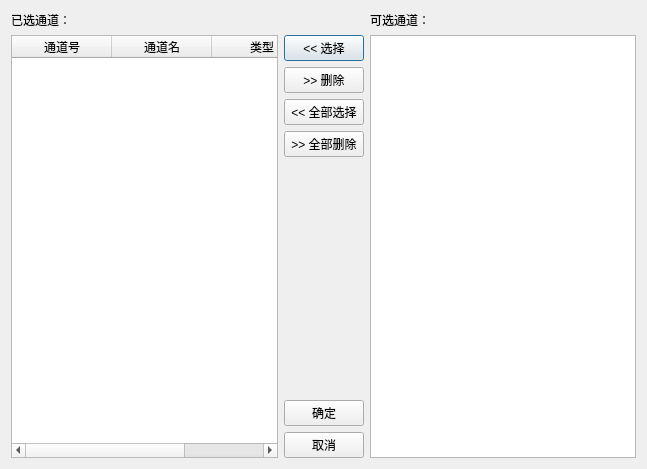
<?xml version="1.0" encoding="UTF-8"?>
<ui version="4.0">
 <class>sdlpct_select_channel_dlg</class>
 <widget class="QDialog" name="sdlpct_select_channel_dlg">
  <property name="geometry">
   <rect>
    <x>0</x>
    <y>0</y>
    <width>647</width>
    <height>469</height>
   </rect>
  </property>
  <property name="windowTitle">
   <string>test</string>
  </property>
  <layout class="QGridLayout" name="gridLayout">
   <item row="0" column="0">
    <widget class="QLabel" name="label_selected">
     <property name="text">
      <string>已选通道：</string>
     </property>
    </widget>
   </item>
   <item row="0" column="2">
    <widget class="QLabel" name="label_unselected">
     <property name="text">
      <string>可选通道：</string>
     </property>
    </widget>
   </item>
   <item row="1" column="1">
    <layout class="QVBoxLayout" name="verticalLayout">
     <item>
      <widget class="QPushButton" name="btn_selected">
       <property name="text">
        <string>&lt;&lt; 选择</string>
       </property>
      </widget>
     </item>
     <item>
      <widget class="QPushButton" name="btn_unselected">
       <property name="text">
        <string>&gt;&gt; 删除</string>
       </property>
      </widget>
     </item>
     <item>
      <widget class="QPushButton" name="btn_selected_all">
       <property name="text">
        <string>&lt;&lt; 全部选择</string>
       </property>
      </widget>
     </item>
     <item>
      <widget class="QPushButton" name="btn_unselected_all">
       <property name="text">
        <string>&gt;&gt; 全部删除</string>
       </property>
      </widget>
     </item>
    </layout>
   </item>
   <item row="1" column="2" rowspan="4">
    <widget class="QListWidget" name="listWidget_unselected"/>
   </item>
   <item row="2" column="1">
    <spacer name="verticalSpacer">
     <property name="orientation">
      <enum>Qt::Vertical</enum>
     </property>
     <property name="sizeHint" stdset="0">
      <size>
       <width>20</width>
       <height>210</height>
      </size>
     </property>
    </spacer>
   </item>
   <item row="3" column="1">
    <widget class="QPushButton" name="btn_ok">
     <property name="text">
      <string>确定</string>
     </property>
    </widget>
   </item>
   <item row="4" column="1">
    <widget class="QPushButton" name="btn_cancel">
     <property name="text">
      <string>取消</string>
     </property>
    </widget>
   </item>
   <item row="1" column="0" rowspan="4">
    <widget class="QTableWidget" name="tableWidget_selected">
     <column>
      <property name="text">
       <string>通道号</string>
      </property>
     </column>
     <column>
      <property name="text">
       <string>通道名</string>
      </property>
     </column>
     <column>
      <property name="text">
       <string>类型</string>
      </property>
     </column>
    </widget>
   </item>
  </layout>
 </widget>
 <layoutdefault spacing="6" margin="11"/>
 <resources/>
 <connections>
  <connection>
   <sender>btn_selected</sender>
   <signal>clicked()</signal>
   <receiver>sdlpct_select_channel_dlg</receiver>
   <slot>select_one_channel()</slot>
   <hints>
    <hint type="sourcelabel">
     <x>318</x>
     <y>45</y>
    </hint>
    <hint type="destinationlabel">
     <x>319</x>
     <y>-87</y>
    </hint>
   </hints>
  </connection>
  <connection>
   <sender>btn_unselected</sender>
   <signal>clicked()</signal>
   <receiver>sdlpct_select_channel_dlg</receiver>
   <slot>delete_one_channel()</slot>
   <hints>
    <hint type="sourcelabel">
     <x>341</x>
     <y>80</y>
    </hint>
    <hint type="destinationlabel">
     <x>335</x>
     <y>-55</y>
    </hint>
   </hints>
  </connection>
  <connection>
   <sender>btn_selected_all</sender>
   <signal>clicked()</signal>
   <receiver>sdlpct_select_channel_dlg</receiver>
   <slot>select_all_channel()</slot>
   <hints>
    <hint type="sourcelabel">
     <x>303</x>
     <y>114</y>
    </hint>
    <hint type="destinationlabel">
     <x>285</x>
     <y>-38</y>
    </hint>
   </hints>
  </connection>
  <connection>
   <sender>btn_unselected_all</sender>
   <signal>clicked()</signal>
   <receiver>sdlpct_select_channel_dlg</receiver>
   <slot>delete_all_channel()</slot>
   <hints>
    <hint type="sourcelabel">
     <x>358</x>
     <y>148</y>
    </hint>
    <hint type="destinationlabel">
     <x>364</x>
     <y>-58</y>
    </hint>
   </hints>
  </connection>
  <connection>
   <sender>btn_ok</sender>
   <signal>clicked()</signal>
   <receiver>sdlpct_select_channel_dlg</receiver>
   <slot>select_ok()</slot>
   <hints>
    <hint type="sourcelabel">
     <x>332</x>
     <y>401</y>
    </hint>
    <hint type="destinationlabel">
     <x>374</x>
     <y>-103</y>
    </hint>
   </hints>
  </connection>
  <connection>
   <sender>btn_cancel</sender>
   <signal>clicked()</signal>
   <receiver>sdlpct_select_channel_dlg</receiver>
   <slot>select_cancel()</slot>
   <hints>
    <hint type="sourcelabel">
     <x>358</x>
     <y>444</y>
    </hint>
    <hint type="destinationlabel">
     <x>321</x>
     <y>-125</y>
    </hint>
   </hints>
  </connection>
 </connections>
 <slots>
  <slot>select_one_channel()</slot>
  <slot>delete_one_channel()</slot>
  <slot>select_all_channel()</slot>
  <slot>delete_all_channel()</slot>
  <slot>select_ok()</slot>
  <slot>select_cancel()</slot>
 </slots>
</ui>
